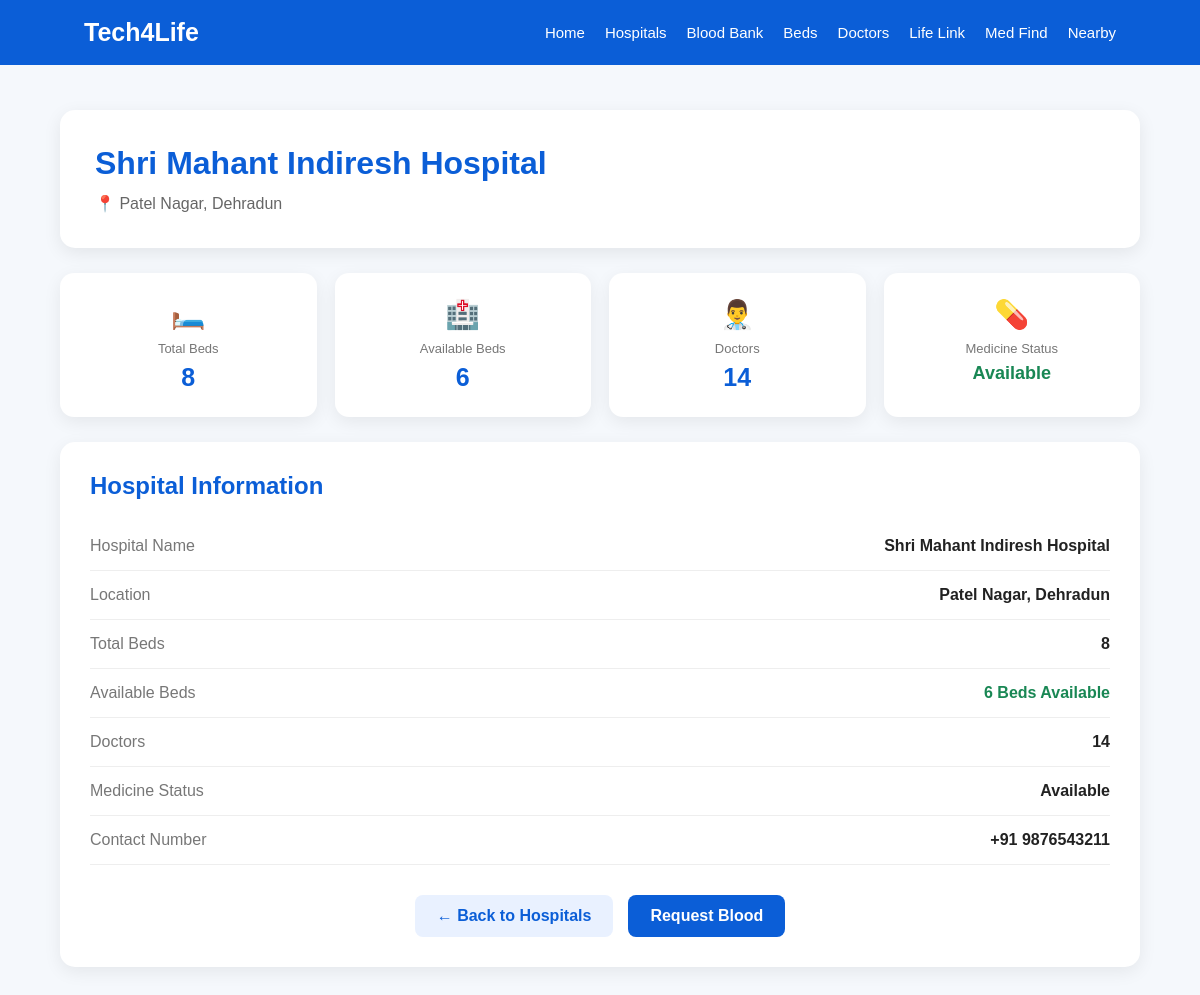
Screenshot of /hospital/2 with the database file from the repository.
### tables this page shows
CREATE TABLE hospitals (
            id INTEGER PRIMARY KEY AUTOINCREMENT,
            name TEXT NOT NULL,
            location TEXT NOT NULL,
            beds INTEGER DEFAULT 0,
            total_beds INTEGER DEFAULT 0,
            available_beds INTEGER DEFAULT 0,
            doctors INTEGER DEFAULT 0,
            medicines TEXT DEFAULT 'Available',
            phone TEXT NOT NULL
        );

### app.py (the view)
@app.route("/hospital/<int:hospital_id>")
def hospital_details(hospital_id):
    conn = get_db_connection()
    hospital = conn.execute("""
        SELECT * FROM hospitals
        WHERE id = ?
    """, (hospital_id,)).fetchone()
    conn.close()
    if hospital is None:
        return redirect("/hospitals")
    return render_template(
        "hospital_details.html",
        hospital=hospital
    )

### app.py (called while the page is built)
def get_db_connection():
    conn = sqlite3.connect(DATABASE)
    conn.row_factory = sqlite3.Row
    return conn

### templates/hospital_details.html (shortened to what this page needs)
<!DOCTYPE html>
<html lang="en">
<head>
</head>
<body>
    <nav>
        <div class="logo">Tech4Life</div>
        <div class="nav-links">
            <a href="/">Home</a>
            <a href="/hospitals">Hospitals</a>
            <a href="/blood-bank">Blood Bank</a>
            <a href="/beds">Beds</a>
            <a href="/doctors">Doctors</a>
            <a href="https://visionary-semolina-8a3267.netlify.app/" target="_blank" rel="noopener">Life Link</a>
            <a href="https://glittering-halva-2beeba.netlify.app/" target="_blank" rel="noopener">Med Find</a>
            <a href="/nearby">Nearby</a>
        </div>
    </nav>
    <div class="container">
        <div class="hospital-header">
            <h1>{{ hospital["name"] }}</h1>
            <div class="location">
                📍 {{ hospital["location"] }}
            </div>
        </div>
        <div class="cards">
            <div class="info-card">
                <div class="icon">🛏️</div>
                <div class="label">
                    Total Beds
                </div>
                <div class="value">
                    {{ hospital["total_beds"] }}
                </div>
            </div>
            <div class="info-card">
                <div class="icon">🏥</div>
                <div class="label">
                    Available Beds
                </div>
                <div class="value">
                    {{ hospital["available_beds"] }}
                </div>
            </div>
            <div class="info-card">
                <div class="icon">👨‍⚕️</div>
                <div class="label">
                    Doctors
                </div>
                <div class="value">
                    {{ hospital["doctors"] }}
                </div>
            </div>
            <div class="info-card">
                <div class="icon">💊</div>
                <div class="label">
                    Medicine Status
                </div>
                <div class="value" style="font-size: 18px;">
                    {% if hospital["medicines"] == "Available" %}
                    <span class="available">
                        Available
                    </span> {% else %}
                    <span class="limited">
                        {{ hospital["medicines"] }}
                    </span> {% endif %}
                </div>
            </div>
        </div>
        <div class="details-box">
            <h2>Hospital Information</h2>
            <div class="detail-row">
                <div class="detail-title">
                    Hospital Name
                </div>
                <div class="detail-value">
                    {{ hospital["name"] }}
                </div>
            </div>
            <div class="detail-row">
                <div class="detail-title">
                    Location
                </div>
                <div class="detail-value">
                    {{ hospital["location"] }}
                </div>
            </div>
            <div class="detail-row">
                <div class="detail-title">
                    Total Beds
                </div>
                <div class="detail-value">
                    {{ hospital["total_beds"] }}
                </div>
            </div>
            <div class="detail-row">
                <div class="detail-title">
                    Available Beds
                </div>
                <div class="detail-value">
                    {% if hospital["available_beds"] == 0 %}
                    <span class="no-beds">
                        No Beds Available
                    </span> {% elif hospital["available_beds"]
                    <=2 %} <span class="limited">
                        Limited Beds Available
                        </span>
                        {% else %}
                        <span class="available">
                        {{ hospital["available_beds"] }} Beds Available
                    </span> {% endif %}
                </div>
            </div>
            <div class="detail-row">
                <div class="detail-title">
                    Doctors
                </div>
                <div class="detail-value">
                    {{ hospital["doctors"] }}
                </div>
            </div>
            <div class="detail-row">
                <div class="detail-title">
                    Medicine Status
                </div>
                <div class="detail-value">
                    {{ hospital["medicines"] }}
                </div>
            </div>
            <div class="detail-row">
                <div class="detail-title">
                    Contact Number
                </div>
                <div class="detail-value">
                    {{ hospital["phone"] }}
                </div>
            </div>
            <div class="actions">
                <a href="/hospitals" class="btn secondary">
                ← Back to Hospitals
            </a>
                <a href="/request-blood" class="btn primary">
                Request Blood
            </a>
            </div>
        </div>
    </div>
</body>
</html>

### templates/hospital_details.html (style rules this page uses)
* { box-sizing: border-box; margin: 0; padding: 0; }
body { font-family: Arial, sans-serif; background: #f5f8fc; color: #222; }
nav { background: #0b5ed7; color: white; padding: 18px 7%; display: flex; justify-content: space-between; align-items: center; flex-wrap: wrap; gap: 15px; }
.logo { font-size: 25px; font-weight: bold; }
.nav-links { display: flex; gap: 20px; flex-wrap: wrap; }
.nav-links a { color: white; text-decoration: none; font-size: 15px; }
.container { width: 90%; max-width: 1100px; margin: 45px auto; }
.hospital-header { background: white; padding: 35px; border-radius: 15px; box-shadow: 0 5px 18px rgba(0, 0, 0, 0.08); margin-bottom: 25px; }
.hospital-header h1 { color: #0b5ed7; font-size: 32px; margin-bottom: 12px; }
.location { color: #666; font-size: 16px; }
.cards { display: grid; grid-template-columns: repeat(4, 1fr); gap: 18px; margin-bottom: 25px; }
.info-card { background: white; padding: 25px 18px; text-align: center; border-radius: 14px; box-shadow: 0 5px 18px rgba(0, 0, 0, 0.07); }
.icon { font-size: 28px; margin-bottom: 10px; }
.label { color: #777; font-size: 13px; margin-bottom: 7px; }
.value { font-size: 25px; font-weight: bold; color: #0b5ed7; }
.details-box { background: white; padding: 30px; border-radius: 15px; box-shadow: 0 5px 18px rgba(0, 0, 0, 0.07); }
.details-box h2 { color: #0b5ed7; margin-bottom: 22px; }
.detail-row { display: flex; justify-content: space-between; gap: 20px; padding: 15px 0; border-bottom: 1px solid #eee; }
.detail-title { color: #777; }
.detail-value { font-weight: bold; text-align: right; }
.available { color: #198754; }
.actions { display: flex; justify-content: center; gap: 15px; margin-top: 30px; flex-wrap: wrap; }
.btn { display: inline-block; padding: 12px 22px; border-radius: 8px; text-decoration: none; font-weight: bold; }
.primary { background: #0b5ed7; color: white; }
.secondary { background: #e9f1ff; color: #0b5ed7; }

### rows the page displays
hospitals: name "Shri Mahant Indiresh Hospital", location "Patel Nagar, Dehradun", total_beds "8", available_beds "6", doctors "14", medicines "Available", phone "+91 9876543211"
